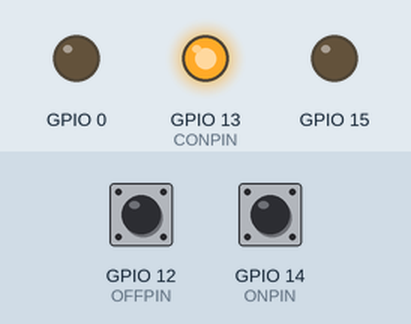
Simulated run of this sketch. Board: ESP8266 (NodeMCU). Parts: output pins drawn as LEDs (lit = HIGH). Inputs (shaded band) come from the test bench; at power-on: GPIO 12 (OFFPIN) HIGH, GPIO 14 (ONPIN) HIGH. WiFi joins after 1.5 s; servers stay silent unless stated; random numbers use the default seed unless the sketch sets one; no MQTT or app messages arrive unless stated; what the sketch prints to the serial monitor is not drawn.

Above: at 0.1 s.
At 2.7 s:
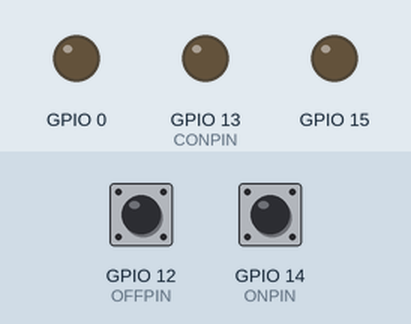
2.8 s: GPIO 12 (OFFPIN) pulled LOW for 0.15 s
4.4 s: GPIO 14 (ONPIN) pulled LOW for 0.15 s
Timing chart, 0 to 7.4 s (numbered marks = the images above; inputs shaded):
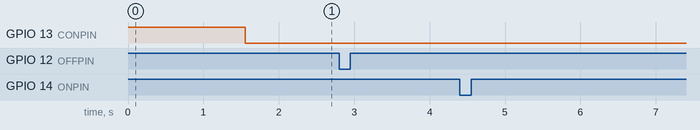

Measured:
- after the input at 2.8 s, every drawn part: stays the same
- after the input at 4.4 s, every drawn part: stays the same

The sketch:

MQTTPowerSwitch.ino
```cpp
#include <ESP8266WiFi.h>
#include <WiFiClient.h>
#include <PubSubClient.h>
#include "Secrets.h"

#define ONPIN  14
#define OFFPIN 12
#define CONPIN 13

WiFiClient espClient;
PubSubClient client(espClient);

bool onLastState = 0;
bool onCurState = 0;
bool offLastState = 0;
bool offCurState = 0;

char msg[50];

void setup() {
  pinMode(ONPIN,INPUT_PULLUP);
  pinMode(OFFPIN,INPUT_PULLUP);
  pinMode(CONPIN,OUTPUT);
  digitalWrite(CONPIN,HIGH);
  Serial.begin(115200);
  wifiSetup();
  client.setServer(mqtt_server, 1883);

  pinMode(0,OUTPUT);
  pinMode(15,OUTPUT);
  digitalWrite(0,LOW);
  digitalWrite(15,LOW);
}

void loop() {
  if(!client.connected()) {
    digitalWrite(CONPIN,HIGH);
    reconnect();
    digitalWrite(CONPIN,LOW);
  }
  client.loop();
  onCurState = digitalRead(ONPIN);
  offCurState = digitalRead(OFFPIN);
  if(!onCurState && onLastState){
    Serial.println("Sending on commands");
    snprintf (msg, 49, "powerOn");
    client.publish(topic1, msg);
    client.publish(topic2, msg);
  }
  else if(!offCurState && offLastState){
    Serial.println("Sending off commands");
    snprintf (msg, 49, "powerOff");
    client.publish(topic1, msg);
    client.publish(topic2, msg);
  }
  onLastState = onCurState;
  offLastState = offCurState;
  delay(10);
}

void wifiSetup(){
  WiFi.mode(WIFI_STA);
  Serial.println();
  Serial.print(F("Connecting to "));
  Serial.println(ssid);
  WiFi.begin(ssid, password);
  while (WiFi.status() != WL_CONNECTED) {
    delay(500);
    Serial.print(F("."));
  }
  Serial.println();
  Serial.println(F("WiFi connected"));
  Serial.println(F("IP address: "));
  Serial.println(WiFi.localIP());
}

void reconnect() {
  while (!client.connected()) {
    Serial.print(F("Attempting MQTT connection..."));
    String clientId = F("ESPCli-");
    clientId += String(random(0xffff), HEX);
    if (client.connect(clientId.c_str())) {
      Serial.println(F("connected"));
    } else {
      Serial.print(F("failed, rc="));
      Serial.print(client.state());
      Serial.println(F(" try again in 5 seconds"));
      delay(5000);
    }
  }
}
```

Secrets.h
```cpp
#define ssid "__your-wifi-network-name__"
#define password "__your-wifi-network-password__"

#define mqtt_server "__MQTT-IP-address__"
#define topic1 "__full-topic-1-path__"
#define topic2 "__full-topic-2-path__"
```
